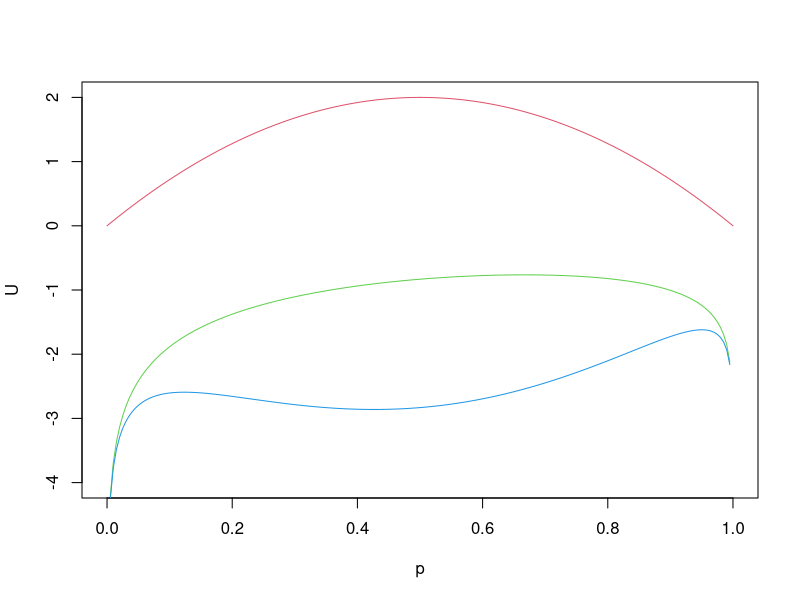

Write R code to recreate this figure.
x = seq(0,1,by=0.005)
y = 0.8*log(x) + 0.4*log((1-x))
plot(x,y, type='l', ylim=c(-4, 2), col=3, ylab='U', xlab='p')
y2 = 8*x*(1-x)
lines(x, y2, type='l', col=2)
y3 = 0.8*log(x) + 0.4*log((1-x)) - 8*x*(1-x)
lines(x, y3, type='l', col=4)